Frame 1 (no input): blank canvas, image omitted
Frame 60 (the mouse pressed at the canvas centre just before this capture): blank canvas, image omitted
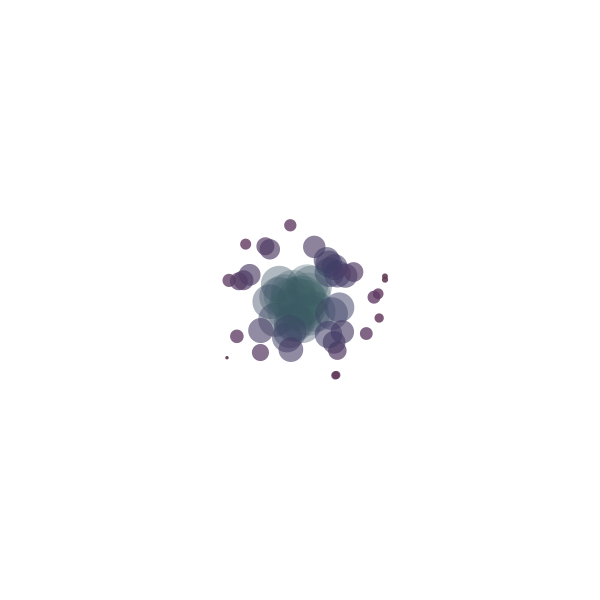
Frame 120 (the mouse held since frame 60 and released just before this capture)

The Processing sketch whose frames 1 and 60 were blank and that drew this single picture after the mouse press (run headless with seeded random() and noise(); from frame 60 on, the mouse is pressed at the canvas centre):

// Processing sketch: processing_27739
// ── processing_27739.pde

//mattholl.co.uk

float xCoord = 0;
float yCoord = 0;

//distance each ellipse is drawn from mouse
float extension = 0;

//radial position ellipse is drawn around mouse
float angle = 0;

//determines size of each ellipse, based on distance from mouse
float circle_size = 50;

//init color var
color c;

void setup() {
  size(600, 600);
  background(255);
  noStroke();
  smooth();
  colorMode(HSB);
}

void draw() {
  frameRate(60);  
  if(mousePressed == true) {
    splatter();
  }
}

void splatter() {
  
 //random circles around mouseX, mouseY
 //angle, radius, size
 //larger nearer to centre
 //blue and green - fade alpha
 //green nearer centre - constant or vary alpha
 
  //reset circle_size
  circle_size = 50;
  
  xCoord = mouseX;
  yCoord = mouseY;
  
  angle = radians(random(360));
  
  //change shade and size of ellipse based on extension
  extension = random(100);
  
  float x = extension * sin(angle);
  float y = extension * cos(angle);
  
  xCoord = xCoord + x;
  yCoord = yCoord + y;
  
   //HSB - H 120 through to 240, s 100, B 100 - A varies
  //map extension 0-100, from 120-240
  
  c = color(map(extension, 0, 100, 120, 240), 100, 100);
  
  fill(c, map(extension, 0, 100, 50, 255));
  
  circle_size = circle_size - (extension/2);
  
  ellipse(xCoord, yCoord, circle_size, circle_size);
 
  
}
